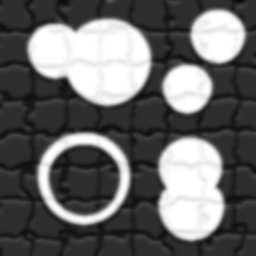
%> input picture circular_hough/TestImg_CHT_a2.bmp, 256 x 256 px
$ octave --eval "result = getDistImage(imread('../../circular_hough/TestImg_CHT_a2.bmp'));"   (GNU Octave 9; MATLAB toolbox functions it lacks are replaced by stand-ins)
%> lines starting %> are read from the running program, lines starting %| are printed output that depends on the picture; in (x1, y1, x2, y2) boxes, pixels count from 0 and x2, y2 are one past the last pixel; in counts of white or black regions, pixels touching at a corner belong together; the program's own positions count from 1
function imdist = getDistImage(image)
    canny = edge(image, 'canny');
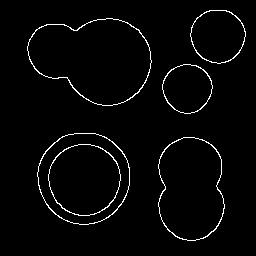
%> canny: size 256x256 logical; 2.6% white in thin lines or dots, all inside (x1, y1, x2, y2) = (27, 10, 246, 241)
    %figure, imshow(canny);

    imdist = bwdist(canny);
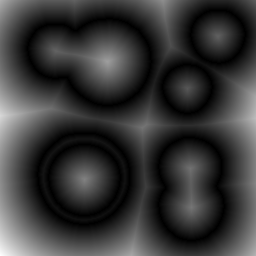
%> imdist: size 256x256 single; min 0, max 67.88, mean 14.8; drawn with min black and max white
end
